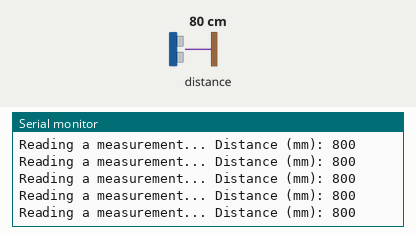
Simulated run of this sketch. Board: ESP32. On the bench: the last lines printed to the serial monitor. The inputs (shaded band) are chosen by the test bench; at power-on: distance to the obstacle 80 cm.

Above: at 1.2 s.
1.3 s: distance to the obstacle set to 250 cm
At 1.46 s:
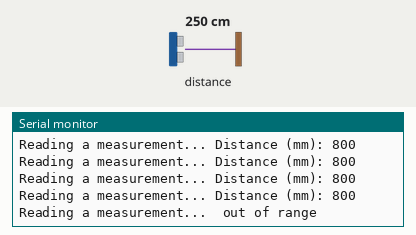
3.2 s: distance to the obstacle set to 2 cm
At 3.32 s:
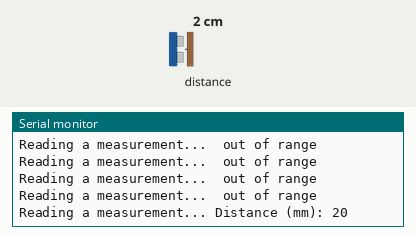

The sketch:

vl53l0x.ino
```cpp
#include "Adafruit_VL53L0X.h"

Adafruit_VL53L0X lox = Adafruit_VL53L0X();

void setup() {
  Serial.begin(115200);
  Wire.begin(21, 22);
  Serial.println("Adafruit VL53L0X test");
  if (!lox.begin(0x29)) {
    Serial.println(F("Failed to boot VL53L0X"));
    while(1);
  }
  // power
  Serial.println(F("VL53L0X API Simple Ranging example\n\n"));
}


void loop() {
  VL53L0X_RangingMeasurementData_t measure;

  Serial.print("Reading a measurement... ");
  lox.rangingTest(&measure, false); // pass in 'true' to get debug data printout!

  if (measure.RangeStatus != 4) {  // phase failures have incorrect data
    Serial.print("Distance (mm): "); Serial.println(measure.RangeMilliMeter);
  } else {
    Serial.println(" out of range ");
  }

  delay(100);
}
```

Measured:
- after the input at 1.3 s, the serial monitor: prints a new line at once (image 1)
- after the input at 3.2 s, the serial monitor: prints a new line at once (image 2)
